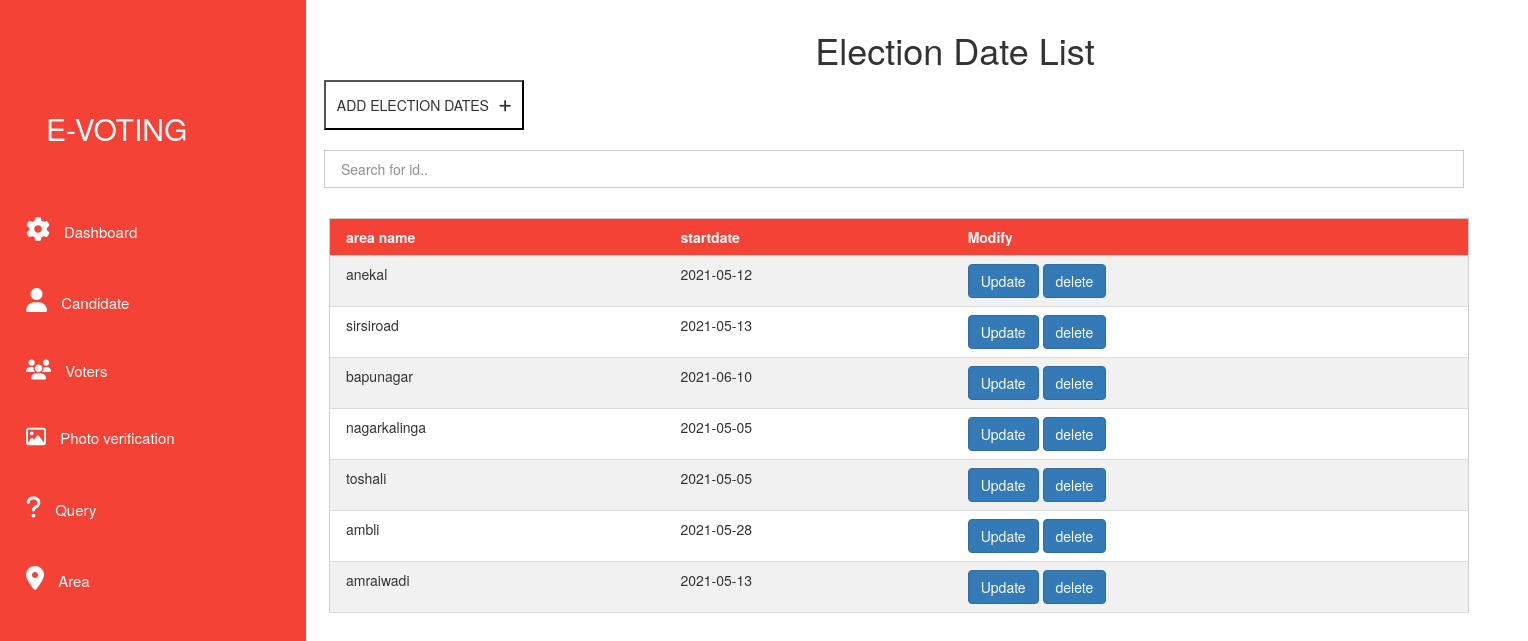
/admin/electiondate.php, run on the app's committed database.
### tables this page shows
CREATE TABLE `area` (
  `id` int(11) NOT NULL,
  `startdate` date NOT NULL,
  `area` varchar(255) NOT NULL
);

### admin/electiondate.php (the view, shortened to what this page needs)
<!DOCTYPE html>
<html>
<head>
  <link rel="stylesheet" href="../w3css-master/w3.css">
  <link rel="stylesheet" href="https://maxcdn.bootstrapcdn.com/bootstrap/3.3.7/css/bootstrap.min.css">
  <link rel="stylesheet" href="https://cdnjs.cloudflare.com/ajax/libs/font-awesome/4.7.0/css/font-awesome.min.css">
</head>
<body>
<div class="w3-sidebar w3-red w3-bar-block" style="width:20%; margin-top: -10px; ">
    <a href="logout.php" class="w3-bar-item w3-button w3-hover-red" style="margin-top: 100px;text-decoration: none;margin-left: 20px;font-size: 30px">
   <span style="margin-left: 10px">E-VOTING</span></a>
    <a href="ahome.php" class="w3-bar-item w3-button w3-hover-red" style="margin-top: 50px;text-decoration: none;margin-left: 10px">
    <i class="fa fa-gear fa-spin" style="font-size:24px"></i> <span style="margin-left: 10px;font-size: 15px;">Dashboard</span></a>
    <br>
    <a href="candidate.php" class="w3-bar-item w3-button w3-hover-red" style="margin-top: 10px;text-decoration: none;margin-left: 10px;font-size: 15px;">
    <i class="fa fa-user " style="font-size:24px"></i> <span style="margin-left: 10px">Candidate</span></a>
    <br>
    <a href="voter.php" class="w3-bar-item w3-button w3-hover-red" style="margin-top: 10px;text-decoration: none;margin-left: 10px;font-size: 15px;">
    <i class="fa fa-group " style="font-size:20px"></i> <span style="margin-left: 10px">Voters</span></a>
    <br>
    <a href="area.php" class="w3-bar-item w3-button w3-hover-red" style="margin-top: 10px;text-decoration: none;margin-left: 10px;font-size: 15px;">
    <i class="fa fa-photo" style="font-size:20px"></i> <span style="margin-left: 10px">Photo verification</span></a>
    <br>
    <a href="query.php" class="w3-bar-item w3-button w3-hover-red" style="margin-top: 10px;text-decoration: none;margin-left: 10px;font-size: 15px;">
    <i class="fa fa-question  " style="font-size:24px"></i> <span style="margin-left: 10px">Query</span></a>
    <br>
    <a href="electiondate.php" class="w3-bar-item w3-button w3-hover-red" style="margin-top: 10px;text-decoration: none;margin-left: 10px;font-size: 15px;">
    <i class="fa fa-map-marker  " style="font-size:24px"></i> <span style="margin-left: 10px">Area</span></a>
    <br>
</div>
<div style="margin-left:25%">
<div class="w3-container" style="margin-top: 10px" >
 <h1 style="text-align: center;">Election Date List</h1>
<div class="w3-container">
                    <button onclick="document.getElementById('id01').style.display='block'" style="background-color: white;height: 50px;width: 200px;cursor: pointer;margin-left: -90px;"  >ADD ELECTION DATES<i class="fa fa-plus" style="margin-left: 10px;"></i> </button>
</div>
<br>
<div class="w3-container w3-cell" style="margin-top: 50px; margin-left: -100px; " >
  <input  type="text" placeholder="Search for id.." class="w3-input w3-border w3-padding w3-cell" id="myInput" onkeyup="myFunction()" style="width: 1140px;margin-left: -90px;">
<div class="container " style="margin-top: -30px;" >
 <div >
 <br><br>
 <br>
 <table    class="w3-table-all" id="myTable" style="margin-left: -100px;" >
 <tr class="w3-red">
 <th scope="col"> area name </th>
 <th scope="col"> startdate </th>
 <th scope="col"> Modify </th>
 </tr >
 <?php
 include 'configure.php';
 $q = "select * from area";
 $query = mysqli_query($con,$q);
 while($res = mysqli_fetch_array($query)){
                      ?>
                     <tr class="text-center">
 <td> <?php echo $res['area'];  ?> </td>
 <td> <?php echo $res['startdate'];  ?> </td>
<td>
  <button class="btn-primary btn" > <a href="eupdate.php?id=<?php echo $res['id']; ?>" class="text-white" style="text-decoration: none;color: white;"> Update </a> </button>
   <button class="btn-primary btn" > <a href="edelete.php?id=<?php echo $res['id']; ?>" class="text-white" style="text-decoration: none;color: white;"> delete </a> </button>
</td>
 </tr>
 <?php
 }
  ?>
 </table>
 </div>
 </div>
</div>
</div>
 </div>
</body>
</html>

### w3css-master/w3.css (style rules this page uses)
*,*:before,*:after { box-sizing:inherit }
html { -ms-text-size-adjust:100%;-webkit-text-size-adjust:100% }
body { margin:0 }
a { background-color:transparent;-webkit-text-decoration-skip:objects }
button,input,select,textarea { font:inherit;margin:0 }
button,input { overflow:visible }
button,select { text-transform:none }
button,html [type=button],[type=reset],[type=submit] { -webkit-appearance:button }
html,body { font-family:Verdana,sans-serif;font-size:15px;line-height:1.5 }
html { overflow-x:hidden }
h1 { font-size:36px }
h1,h2,h3,h4,h5,h6 { font-family:"Segoe UI",Arial,sans-serif;font-weight:400;margin:10px 0 }
a { color:inherit }
.w3-table,.w3-table-all { border-collapse:collapse;border-spacing:0;width:100%;display:table }
.w3-table-all { border:1px solid #ccc }
.w3-bordered tr,.w3-table-all tr { border-bottom:1px solid #ddd }
.w3-table-all tr:nth-child(odd) { background-color:#fff }
.w3-table-all tr:nth-child(even) { background-color:#f1f1f1 }
.w3-table td,.w3-table th,.w3-table-all td,.w3-table-all th { padding:8px 8px;display:table-cell;text-align:left;vertical-align:top }
.w3-table th:first-child,.w3-table td:first-child,.w3-table-all th:first-child,.w3-table-all td:first-child { padding-left:16px }
.w3-btn,.w3-button { border:none;display:inline-block;padding:8px 16px;vertical-align:middle;overflow:hidden;text-decoration:none;color:inherit;background-color:inherit;text-align:center;cursor:pointer;white-space:nowrap }
.w3-btn,.w3-button { -webkit-touch-callout:none;-webkit-user-select:none;-khtml-user-select:none;-moz-user-select:none;-ms-user-select:none;user-select:none }
.w3-input { padding:8px;display:block;border:none;border-bottom:1px solid #ccc;width:100% }
.w3-sidebar { height:100%;width:200px;background-color:#fff;position:fixed!important;z-index:1;overflow:auto }
.w3-bar-block .w3-bar-item { width:100%;display:block;padding:8px 16px;text-align:left;border:none;white-space:normal;float:none;outline:0 }
.w3-container:after,.w3-container:before,.w3-panel:after,.w3-panel:before,.w3-row:after,.w3-row:before,.w3-row-padding:after,.w3-row-padding:before, .w3-cell-row:before,.w3-cell-row:after,.w3-clear:after,.w3-clear:before,.w3-bar:before,.w3-bar:after { content:"";display:table;clear:both }
.w3-cell { display:table-cell }
.w3-container,.w3-panel { padding:0.01em 16px }
.w3-border { border:1px solid #ccc!important }
.w3-padding { padding:8px 16px!important }
.w3-red,.w3-hover-red:hover { color:#fff!important;background-color:#f44336!important }

### admin/electiondate.php (style rules this page uses)
a { text-decoration: none; }

### data on the page
area: area "anekal", startdate "2021-05-12"
area: area "sirsiroad", startdate "2021-05-13"
area: area "bapunagar", startdate "2021-06-10"
area: area "nagarkalinga", startdate "2021-05-05"
area: area "toshali", startdate "2021-05-05"
area: area "ambli", startdate "2021-05-28"
area: area "amraiwadi", startdate "2021-05-13"
